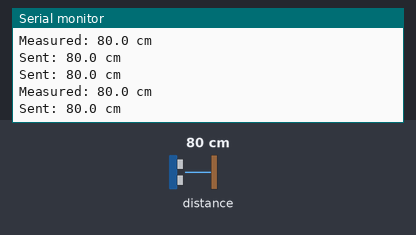
This sketch was run on a simulated ESP32. Parts: the last lines printed to the serial monitor. Inputs (shaded band) come from the test bench; at power-on: distance to the obstacle 80 cm. WiFi joins after 1.5 s; servers stay silent unless stated; uploads are accepted with an empty reply.

Above: at 3.7 s.
3.8 s: distance to the obstacle set to 250 cm
At 4.08 s:
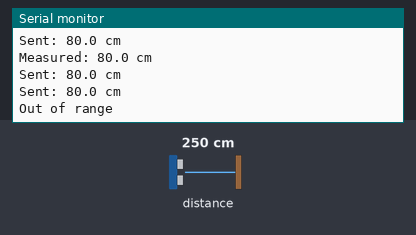
5.9 s: distance to the obstacle set to 2 cm
At 6.12 s:
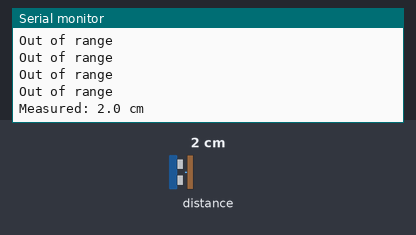

Measured:
- after the input at 3.8 s, the serial monitor: prints a new line after 0.10 s (image 1)
- after the input at 5.9 s, the serial monitor: prints a new line after 0.07 s (image 2)

The sketch:

atomLitewithDIstanceAndur.ino
```cpp
/*
  M5Atom Lite – VL53L0X дальномер
  Отправляет данные на главный ESP32 (RobotCar) при наличии WiFi.
  Если WiFi нет – измеряет и выводит в Serial.
  WiFi: RobotCar / 12345678
  URL: http://192.168.4.1/sensor
*/

#include <Wire.h>
#include <WiFi.h>
#include <HTTPClient.h>
#include <ArduinoJson.h>
#include <Adafruit_VL53L0X.h>

// Пины I2C для M5Atom Lite
#define I2C_SDA 25
#define I2C_SCL 21

// WiFi настройки (точка доступа главного ESP32)
const char* WIFI_SSID = "RobotCar";
const char* WIFI_PASS = "12345678";
const char* MAIN_URL  = "http://192.168.4.1/sensor";

// Датчик
Adafruit_VL53L0X vl53;
bool vl53_ok = false;

// Таймер измерения и отправки
unsigned long lastMeasureMs = 0;
const unsigned long MEASURE_INTERVAL_MS = 250; // 4 раза в секунду

// Последнее измеренное расстояние (для отправки)
float last_distance_cm = 0.0;
bool last_valid = false;

void setup() {
  Serial.begin(115200);
  delay(1000);
  Serial.println("\nM5Atom Lite VL53L0X sender (works without WiFi)");

  // 1. Инициализация I2C и датчика
  Wire.begin(I2C_SDA, I2C_SCL);
  vl53_ok = vl53.begin();
  if (vl53_ok) {
    Serial.println("VL53L0X found");
    // Опционально: настройка режима (HIGH_ACCURACY или LONG_RANGE)
    vl53.configSensor(Adafruit_VL53L0X::VL53L0X_SENSE_LONG_RANGE);
  } else {
    Serial.println("VL53L0X not found!");
  }

  // 2. Подключение к WiFi (RobotCar) – не блокируем, просто пытаемся
  WiFi.mode(WIFI_STA);
  WiFi.begin(WIFI_SSID, WIFI_PASS);
  Serial.print("Connecting to RobotCar");
  int attempts = 0;
  while (WiFi.status() != WL_CONNECTED && attempts < 30) {
    delay(500);
    Serial.print(".");
    attempts++;
  }
  if (WiFi.status() == WL_CONNECTED) {
    Serial.println("\nWiFi connected! IP: " + WiFi.localIP().toString());
  } else {
    Serial.println("\nWiFi not available, will keep measuring locally");
  }
}

void loop() {
  // Измеряем расстояние с заданным интервалом (всегда)
  unsigned long now = millis();
  if (vl53_ok && (now - lastMeasureMs >= MEASURE_INTERVAL_MS)) {
    lastMeasureMs = now;

    // Получаем данные с датчика
    VL53L0X_RangingMeasurementData_t measure;
    vl53.rangingTest(&measure, false); // false = однократное измерение

    if (measure.RangeStatus != 4) { // 4 = out of range
      last_distance_cm = measure.RangeMilliMeter / 10.0;
      last_valid = true;
      Serial.printf("Measured: %.1f cm\n", last_distance_cm);
    } else {
      last_valid = false;
      Serial.println("Out of range");
    }
  }

  // Отправляем последнее корректное значение на сервер, если WiFi подключён
  if (WiFi.status() == WL_CONNECTED && last_valid) {
    // Можно отправлять с тем же интервалом, что и измерения
    // (или отдельным таймером – здесь отправляем при каждом измерении)
    HTTPClient http;
    http.begin(MAIN_URL);
    http.addHeader("Content-Type", "application/json");
    http.setTimeout(150);

    StaticJsonDocument<64> doc;
    doc["dist"] = last_distance_cm;
    String body;
    serializeJson(doc, body);

    int httpCode = http.POST(body);
    http.end();

    if (httpCode == 200) {
      Serial.printf("Sent: %.1f cm\n", last_distance_cm);
    } else {
      Serial.printf("HTTP error %d\n", httpCode);
    }
  } else if (WiFi.status() != WL_CONNECTED) {
    // Периодически пытаемся восстановить WiFi (без задержки, мешающей измерениям)
    static unsigned long lastReconnectAttempt = 0;
    if (millis() - lastReconnectAttempt > 5000) { // раз в 5 секунд
      lastReconnectAttempt = millis();
      WiFi.reconnect();
      Serial.println("Trying to reconnect WiFi...");
    }
  }

  // Небольшая задержка для стабильности цикла
  delay(10);
}
```
